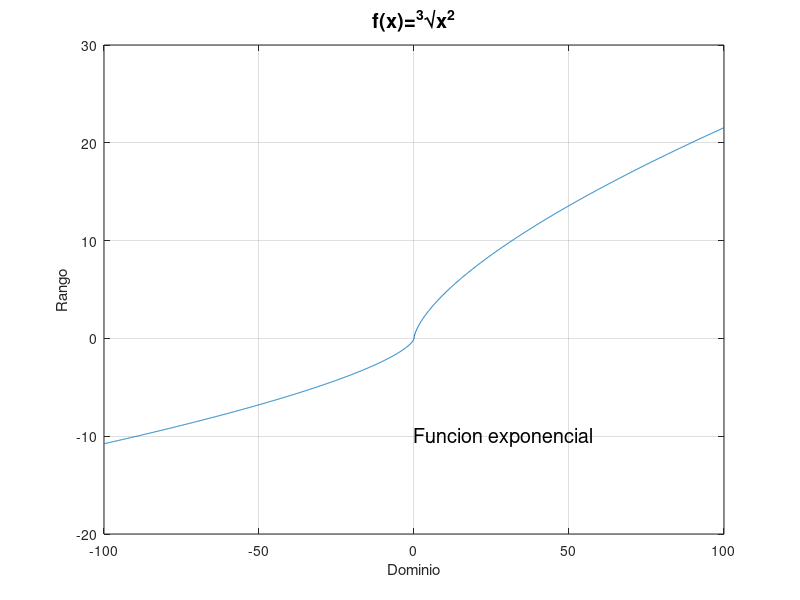

The MATLAB script that drew this image:
%Octave Script
% Title		    :Funciones algebraicas: polinomiales y racionales
% Description	:Script que grafica la funcion 3 y la clasifica
% Authors	    :Suseth Abigail Sandoval Damian
% Date		    :2021_11_16
% Version	    :1
% Usage		    :octave> /path/F_3.m
% Notes		    :Se requiere plicacion Octave
%             :https://la.mathworks.com/help/matlab/creating_plots/greek-letters-and-special-characters-in-graph-text.html

% Limpiar variables
clear

%Intervalo de la funcion
x = -100: 0.1:100;

%Funcion a graficar
fx = x.^(2./3);

% Dibujar funcion
plot(x, fx);
grid

% Titulo de grafica
title(['\fontsize{20}f(x)=^{3}\surdx^{2}']);

% Etiqueta para eje x
xlabel(['Dominio']);

% Etiqueta para eje y
ylabel(['Rango']);

text(-0,-10,strcat('\fontsize{20}Funcion exponencial'));

% Salidas
f = 'f(x)=x^2/3';
e = 'exponencial y no es polinomica';
e1 = 'f(0)=0 (0,0) x=0';

disp('');
disp(['La funcion es ', num2str(f)]);
disp('');
disp(['Esta es una funcion ', num2str(e)]);
disp(['El punto donde f(x)=0 es: ', num2str(e1)]);
disp('');
